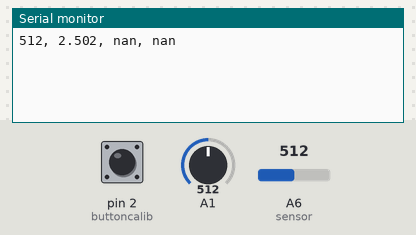
Recording of a sketch running on a simulated Arduino Nano, built with avr-gcc and run on an emulated ATmega328P. Shown: the last lines printed to the serial monitor. The inputs (shaded band) are chosen by the test bench; at power-on: pin 2 (buttoncalib) HIGH, A6 (sensor) = 512, A1 = 512. EEPROM starts erased.

Above: at 4.2 s.
4.3 s: pin 2 (buttoncalib) pulled LOW for 3.2 s
At 8.8 s:
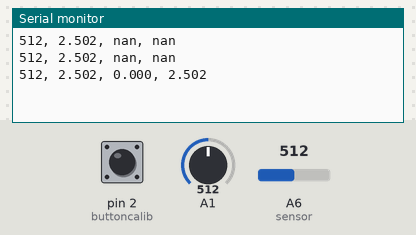
10.7 s: A6 (sensor) set to 716
At 12.1 s:
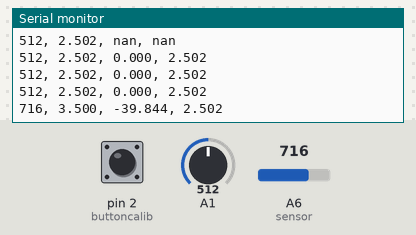
12.2 s: A6 (sensor) set to 900
At 14.1 s:
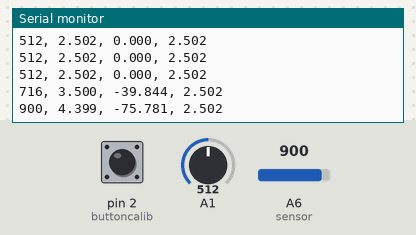
Timing chart, 0 to 15.6 s (numbered marks = the images above; inputs shaded):
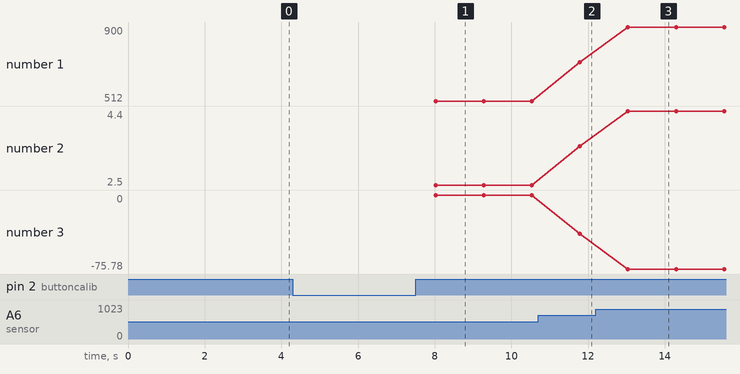

Measured:
- after the input at 4.3 s, the serial monitor: prints a new line after 3.7 s (image 1)
- after the input at 10.7 s, the serial monitor: prints a new line after 1.1 s (image 2)
- after the input at 12.2 s, the serial monitor: prints a new line after 0.84 s (image 3)
- plotted number 1: 512 → 716 after the input at 10.7 s, 716 → 900 after the input at 12.2 s
- plotted number 2: 2.5 → 3.5 after the input at 10.7 s, 3.5 → 4.4 after the input at 12.2 s
- plotted number 3: 0 → -39.84 after the input at 10.7 s, -39.84 → -75.78 after the input at 12.2 s

The sketch:

TruebungssensorrCode.ino
```cpp
#include <EEPROM.h> // to store last calibration value (blanco, Vclear)
#include <Wire.h> // for LCD display (with I2S interphase)
//#include <LiquidCrystal_I2C.h>
//LiquidCrystal_I2C lcd(0x3F,2,1,0,4,5,6,7,3, POSITIVE);

int sensor = 0; // variable for averaging
int n = 25; // number of samples to average
int sensorValue = 0;
float voltage = 0.00;
float turbidity = 0.00;
float Vclear = 2.85; // Output voltage to calibrate (with clear water).

int buttoncalib = 2; // The pin location of the push sensor for calibration. Connected to Ground and
// pin D2.

int pushcalib = 1; // variable for pin D2 status.

void setup()
{
Serial.begin(115200);
pinMode(buttoncalib, INPUT_PULLUP); //initializes digital pin 2 as an input with pull-up resistance.

// LCD display
//lcd.begin (16,2);
//lcd.clear();
//lcd.setCursor(0,0);
//lcd.print(“Turbidity Sensor”);

//Serial display
//Serial.println(“Hi… welcome to your turbidity sensor”);

EEPROM.get(0, Vclear); // recovers the last Vclear calibration value stored in ROM.
delay(3000); // Pause for 3 sec
}

void loop()
{
pushcalib = digitalRead(2); // push button status

if (pushcalib == HIGH) {
// If the push button is not pushed, do the normal sensing routine:
for (int i=0; i < n; i++){
sensor += analogRead(A6); // read the input on analog pin 1 (turbidity sensor analog output)
delay(10);
}
sensorValue = sensor / n; // average the n values
voltage = sensorValue * (5.000 / 1023.000); // Convert analog (0-1023) to voltage (0 - 5V)

turbidity = 100.00 - (voltage / Vclear) * 100.00; // as relative percentage; 0% = clear water;

EEPROM.put(0, Vclear);

// Serial display
Serial.print(sensorValue);
Serial.print(", ");
Serial.print(voltage,3);
Serial.print(", ");
Serial.print(turbidity,3);
Serial.print(", ");
Serial.println(Vclear,3);

// Display LCD
//lcd.clear();
//lcd.setCursor(0,0);
//lcd.print(“Volts=”);
//lcd.print(voltage,2);
//lcd.setCursor(0,1);
//lcd.print(“Turbidity=”);
//lcd.print(turbidity,2);
//lcd.print("%");

sensor = 0; // resets for averaging

} else {

// Calibration routine, when push button is pushed:

//Serial.println(“Put the sensor in clear water to calibrate…”);
//lcd.clear();
//lcd.setCursor(0,0);
//lcd.print(“Calibrating…”);
//delay(2000);

for (int i=0; i < n; i++){
sensor += analogRead(A1); // read the input on analog pin 1:
delay(10);
}
sensorValue = sensor / n;
Vclear = sensorValue * (5.000 / 1023.000); // Converts analog (0-1023) to voltage (0-5V):
sensor = 0;
EEPROM.put(0, Vclear); // stores Vclear in ROM
delay(1000);
//lcd.clear();
}
delay(1000); // Pause for 1 seconds. // sampling rate
}
```
